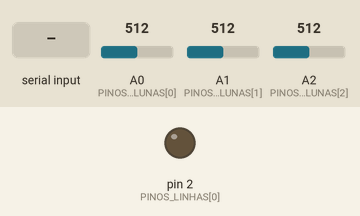
The sketch below on a simulated Arduino Uno, built with avr-gcc and run on an emulated ATmega328P. Parts: output pins drawn as LEDs (lit = HIGH). Dashed ring = blinking. The inputs (shaded band) are chosen by the test bench; at power-on: A0 (PINOS_COLUNAS[0]) = 512, A1 (PINOS_COLUNAS[1]) = 512, A2 (PINOS_COLUNAS[2]) = 512. Pins used as bus, display or sensor lines are not drawn; what the sketch prints to the serial monitor is not drawn.

Above: at 3.2 s.
3.3 s: "LER\n" received over Serial
At 4.3 s:
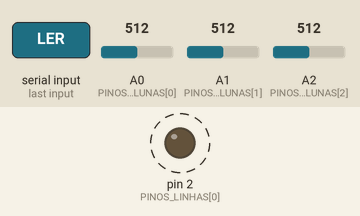
5.1 s: "CALIBRAR\n" received over Serial
Timing chart, 0 to 12.7 s (numbered marks = the images above; inputs shaded):
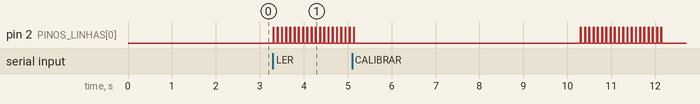

The sketch:

interface_3x3_Diodos.ino
```cpp
// SISTEMA_REAL_3x3_ROBUSTO_V2.ino
const int PINOS_LINHAS[] = {2, 3, 4};
const int PINOS_COLUNAS[] = {A0, A1, A2};
const int NUM_LINHAS = 3;
const int NUM_COLUNAS = 3;

const int NUM_LEITURAS_MEDIA = 20;
const int DELAY_ESTABILIZACAO = 20;
const int DELAY_ENTRE_LINHAS = 10;

int leituras[NUM_LINHAS][NUM_COLUNAS];
bool sistema_calibrado = false;

void setup() {
  Serial.begin(115200);

  // Aguarda serial estabilizar
  while (!Serial) {
    delay(10);
  }

  // Configura TODOS os pinos digitais inicialmente como INPUT (alta impedância)
  for (int i = 2; i <= 4; i++) {
    pinMode(i, INPUT);
    digitalWrite(i, LOW);
  }

  // Configura pinos analógicos
  for (int i = 0; i < NUM_COLUNAS; i++) {
    pinMode(PINOS_COLUNAS[i], INPUT);
  }

  Serial.flush();
  delay(2000);

  Serial.println("ARDUINO_PRONTO_3X3_REAL_V2");
  Serial.println("Sistema 3x3 Real - Pronto");
}

void loop() {
  if (Serial.available() > 0) {
    String comando = Serial.readStringUntil('\n');
    comando.trim();

    if (comando == "LER") {
      realizarLeituraIsolada();
      enviarDadosBrutos();
      Serial.println("LEITURA_CONCLUIDA");
    }
    else if (comando == "CALIBRAR") {
      calibrarSistema();
      Serial.println("CALIBRACAO_CONCLUIDA");
    }
    else if (comando == "RESET") {
      sistema_calibrado = false;
      Serial.println("RESET_CONCLUIDO");
    }
    else if (comando == "TEST") {
      Serial.println("TESTE_OK");
    }

    Serial.flush();
  }
  delay(50);
}

void realizarLeituraIsolada() {
  long leiturasAcumuladas[NUM_LINHAS][NUM_COLUNAS] = {0};

  for (int leitura = 0; leitura < NUM_LEITURAS_MEDIA; leitura++) {
    for (int linha = 0; linha < NUM_LINHAS; linha++) {
      // PRIMEIRO: Coloca TODAS as linhas em LOW/INPUT para garantir isolamento
      for (int l = 0; l < NUM_LINHAS; l++) {
        if (l != linha) {
          pinMode(PINOS_LINHAS[l], INPUT);
          digitalWrite(PINOS_LINHAS[l], LOW);
        }
      }

      // AGORA ativa apenas a linha atual
      pinMode(PINOS_LINHAS[linha], OUTPUT);
      digitalWrite(PINOS_LINHAS[linha], HIGH);
      delay(DELAY_ESTABILIZACAO);

      // Leitura das colunas para esta linha
      for (int coluna = 0; coluna < NUM_COLUNAS; coluna++) {
        pinMode(PINOS_COLUNAS[coluna], OUTPUT);
        digitalWrite(PINOS_COLUNAS[coluna], LOW);
        pinMode(PINOS_COLUNAS[coluna], INPUT);

        for (int errado = 0; errado < NUM_COLUNAS; errado++){
          if (errado != coluna){
            pinMode(PINOS_COLUNAS[errado], OUTPUT);
            digitalWrite(PINOS_COLUNAS[errado], HIGH);
          }

        }
        int valor = analogRead(PINOS_COLUNAS[coluna]);
        leiturasAcumuladas[linha][coluna] += valor;
      }

      // Desativa a linha atual
      digitalWrite(PINOS_LINHAS[linha], LOW);
      pinMode(PINOS_LINHAS[linha], INPUT);
      delay(DELAY_ENTRE_LINHAS);
    }
    delay(5);
  }

  // Calcula médias
  for (int linha = 0; linha < NUM_LINHAS; linha++) {
    for (int coluna = 0; coluna < NUM_COLUNAS; coluna++) {
      leituras[linha][coluna] = leiturasAcumuladas[linha][coluna] / NUM_LEITURAS_MEDIA;
    }
  }
}

void calibrarSistema() {
  Serial.println("CALIBRACAO: Iniciando calibração automática...");
  Serial.println("CALIBRACAO: Posicione peças BRANCAS na linha 0");
  Serial.println("CALIBRACAO: Deixe VAZIO na linha 1");
  Serial.println("CALIBRACAO: Posicione peças PRETAS na linha 2");
  Serial.println("CALIBRACAO: Aguardando 5 segundos...");

  delay(5000);

  realizarLeituraIsolada();

  // Calcula estatísticas
  long somaVazio = 0, somaBranco = 0, somaPreto = 0;
  int countVazio = 0, countBranco = 0, countPreto = 0;

  for (int linha = 0; linha < NUM_LINHAS; linha++) {
    for (int coluna = 0; coluna < NUM_COLUNAS; coluna++) {
      int valor = leituras[linha][coluna];

      if (linha == 1) { // Linha do meio - vazia
        somaVazio += valor;
        countVazio++;
      } else if (linha == 0) { // Linha superior - brancas
        somaBranco += valor;
        countBranco++;
      } else if (linha == 2) { // Linha inferior - pretas
        somaPreto += valor;
        countPreto++;
      }
    }
  }

  int mediaVazio = (countVazio > 0) ? somaVazio / countVazio : 500;
  int mediaBranco = (countBranco > 0) ? somaBranco / countBranco : 800;
  int mediaPreto = (countPreto > 0) ? somaPreto / countPreto : 200;

  Serial.print("CALIBRACAO: Vazio: "); Serial.println(mediaVazio);
  Serial.print("CALIBRACAO: Branco: "); Serial.println(mediaBranco);
  Serial.print("CALIBRACAO: Preto: "); Serial.println(mediaPreto);

  sistema_calibrado = true;
  Serial.println("CALIBRACAO: Sistema calibrado com sucesso!");
}

void enviarDadosBrutos() {
  Serial.print("DADOS:");
  for (int i = 0; i < NUM_LINHAS; i++) {
    for (int j = 0; j < NUM_COLUNAS; j++) {
      Serial.print(leituras[i][j]);
      if (!(i == NUM_LINHAS-1 && j == NUM_COLUNAS-1)) Serial.print(",");
    }
  }
  Serial.println();
}
```

Measured:
- after the input at 3.3 s, pin 2 (PINOS_LINHAS[0]): alternates HIGH for 0.02 s and LOW for 0.08 s, starting at once
